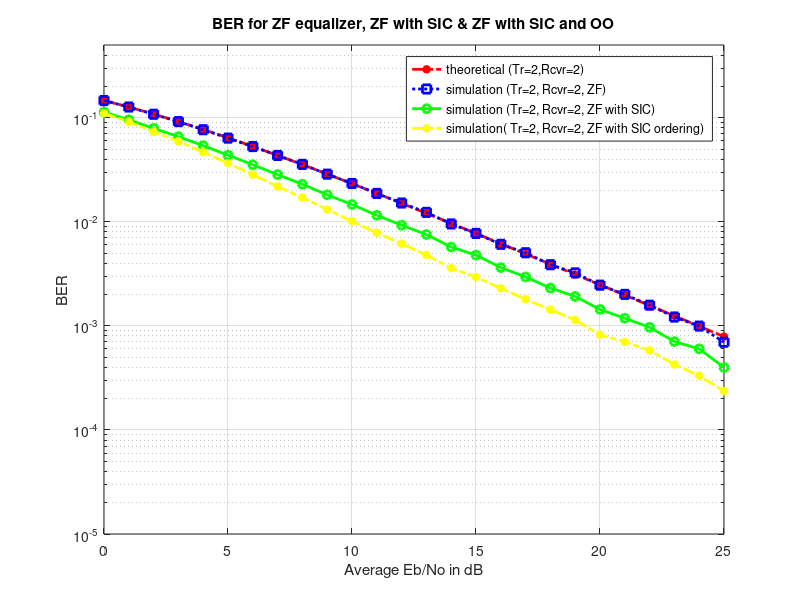

The MATLAB script that drew this image:
clear
N = 10^6; %Num of bits/Symbols
Eb_N0_dB =0:25; %Range of Eb/No values
Tr = 2;
Rcvr = 2;
for i = 1:length(Eb_N0_dB)

    %%%%%%%%%Transmitter
    input = rand(1,N)>0.5; %Generating a random sequence
    s = 2*input-1; %BPSK is being done such that 0 becomes -1 and 1 becomes 0

    Modu_sig = kron(s,ones(Rcvr,1)); 
    Modu_sig = reshape(Modu_sig,[Rcvr,Tr,N/Tr]); %grouping in [Rcvr,Tr,N/Tr ] matrix

    h = 1/sqrt(2)*(randn(Rcvr,Tr,N/Tr) + j*randn(Rcvr,Tr,N/Tr)); %Rayleigh channel
    n = 1/sqrt(2)*[randn(Rcvr,N/Tr) + j*randn(Rcvr,N/Tr)]; %white gaussian noise with 0 dB variance

    %%%%%%%%%%Noise being added to the channel
    y = squeeze(sum(h.*Modu_sig,2)) + 10^(-Eb_N0_dB(i)/20)*n;

    %%%%%%%%%%Receiver

    %Forming the Zero Forcing equalization matrix W = inv(H^H*H)*H^H
    
    %Inverse of a [2x2] matrix [a b; c d] = 1/(ad-bc)[d -b;-c a]
    Coeff_h = zeros(2,2,N/Tr)  ; 
    Coeff_h(1,1,:) = sum(h(:,2,:).*conj(h(:,2,:)),1);  %d term
    Coeff_h(2,2,:) = sum(h(:,1,:).*conj(h(:,1,:)),1);  %a term
    Coeff_h(2,1,:) = -sum(h(:,2,:).*conj(h(:,1,:)),1); %c term
    Coeff_h(1,2,:) = -sum(h(:,1,:).*conj(h(:,2,:)),1); %b term
    Den_h = ((Coeff_h(1,1,:).*Coeff_h(2,2,:)) - (Coeff_h(1,2,:).*Coeff_h(2,1,:))); %ad-bc term
    Den_h = reshape(kron(reshape(Den_h,1,N/Tr),ones(2,2)),2,2,N/Tr);  %formatting for division
    Inverse_h = Coeff_h./Den_h; %inv(H^H*H)

    Modu_h =  reshape(conj(h),Rcvr,N); %H^H operation
    
    Modu_out = kron(y,ones(1,2)); %formatting the received symbol for equalization
    Modu_out = sum(Modu_h.*Modu_out,1); %H^H * y 
    Modu_out =  kron(reshape(Modu_out,2,N/Tr),ones(1,2)); %formatting
    Hat_out = sum(reshape(Inverse_h,2,N).*Modu_out,1); %inv(H^H*H)*H^H*y
   
    %receiver - hard decision decoding
    inputhat_zf = real(Hat_out)>0;

    %counting the errors
    Error_zf(i) = size(find([input- inputhat_zf]),2);
    
    %%%%%%%%%%%%%%
    %receiver - hard decision decoding on second spatial dimension
    inputHat2SS = real(Hat_out(2:2:end))>0;
    inputHatMod2SS = 2*inputHat2SS-1;
    inputHatMod2SS = kron(inputHatMod2SS,ones(Rcvr,1));
    inputHatMod2SS = reshape(inputHatMod2SS,[Rcvr,1,N/Tr]);

    %new received symbol - removing the effect from second spatial dimension
    h2SS = h(:,2,:); %channel in the second spatial dimension
    r = y - squeeze(h2SS.*inputHatMod2SS);

    %maximal ratio combining - for symbol in the first spatial dimension
    h1SS = squeeze(h(:,1,:));
    yHat1SS = sum(conj(h1SS).*r,1)./sum(h1SS.*conj(h1SS),1);
    Hat_out(1:2:end) = yHat1SS;
    
    %receiver - hard decision decoding
    inputHat_zf_sic = real(Hat_out)>0;

    %counting the errors
    Error_zf_sic(i) = size(find([input- inputHat_zf_sic]),2);
    
    %%%%%%%%%%%%%%%%%%%%%%%%%%%%%%%%%%%%
    
    
    %Sorting the equalization matrix based on the channel power on each dimension
    %since the second spatial dimension is equalized first, the channel
    %with higher power assigned to second dimension
    normSS1 = squeeze(Coeff_h(2,2,:));
    normSS2 = squeeze(Coeff_h(1,1,:));
    sortIdx = find(normSS2 < normSS1);
   
    %sorting the H^H*H matrix 
    hCofSort = Coeff_h;
    hCofSort(2,2,sortIdx) = Coeff_h(1,1,sortIdx);
    hCofSort(1,1,sortIdx) = Coeff_h(2,2,sortIdx);
    hCofSort(1,2,sortIdx) = Coeff_h(2,1,sortIdx);
    hCofSort(2,1,sortIdx) = Coeff_h(1,2,sortIdx);
    Den_h = ((hCofSort(1,1,:).*hCofSort(2,2,:)) - (hCofSort(1,2,:).*hCofSort(2,1,:))); %ad-bc term
    Den_h = reshape(kron(reshape(Den_h,1,N/Tr),ones(2,2)),2,2,N/Tr);  %formatting for division
    hInvSort = hCofSort./Den_h; %inv(H^H*H)

    %sorting the H matrix
    hSort = h;
    hSort(:,2,sortIdx) = h(:,1,sortIdx);
    hSort(:,1,sortIdx) = h(:,2,sortIdx);

    %Equalization - Zero forcing
    hModSort =  reshape(conj(hSort),Rcvr,N); %H^H operation
    
    yModSort = kron(y,ones(1,2)); %formatting the received symbol for equalization
    yModSort = sum(hModSort.*yModSort,1); %H^H * y 
    yModSort =  kron(reshape(yModSort,2,N/Tr),ones(1,2)); %formatting
    yHatSort = sum(reshape(hInvSort,2,N).*yModSort,1); %inv(H^H*H)*H^H*y

    %receiver - hard decision decoding on second spatial dimension
    inputHat2SS = real(yHatSort(2:2:end))>0;
    inputHatMod2SS = 2*inputHat2SS-1;
    inputHatMod2SS = kron(inputHatMod2SS,ones(Rcvr,1));
    inputHatMod2SS = reshape(inputHatMod2SS,[Rcvr,1,N/Tr]);

    %new received symbol - removing the effect from second spatial dimension
    h2SS = hSort(:,2,:); %channel in the second spatial dimension
    r = y - squeeze(h2SS.*inputHatMod2SS);

    %maximal ratio combining - for symbol in the first spatial dimension
    h1SS = squeeze(hSort(:,1,:));
    yHat1SS = sum(conj(h1SS).*r,1)./sum(h1SS.*conj(h1SS),1);
    yHatSort(1:2:end) = yHat1SS;
  
    yHatSort = reshape(yHatSort,2,N/2) ;
    yHatSort(:,sortIdx) = flipud(yHatSort(:,sortIdx));
    yHat_zf_sic_oo = reshape(yHatSort,1,N);

    %receiver - hard decision decoding
     inputHat_zf_sic_oo = real(yHat_zf_sic_oo)>0;

    %counting the errors
    Error_zf_sic_oo(i) = size(find([input- inputHat_zf_sic_oo]),2);


end


BER1 = Error_zf/N; %simulated ber
BER2 = Error_zf_sic/N; %simulated ber
BER3 = Error_zf_sic_oo/N;
EbN0Lin = 10.^(Eb_N0_dB/10);
th_BER_Rcvr1 = 0.5.*(1-1*(1+1./EbN0Lin).^(-0.5)); 

close all
figure
semilogy(Eb_N0_dB,th_BER_Rcvr1,'-.r*','LineWidth',2);
hold on
semilogy(Eb_N0_dB,BER1,':bs','LineWidth',2);
hold on
semilogy(Eb_N0_dB,BER2,'-go','LineWidth',2);
hold on
semilogy(Eb_N0_dB,BER3,'-.y*','LineWidth',2);
hold on
axis([0 25 10^-5 0.5])
grid on
legend('theoretical (Tr=2,Rcvr=2)',  'simulation (Tr=2, Rcvr=2, ZF)','simulation (Tr=2, Rcvr=2, ZF with SIC)','simulation( Tr=2, Rcvr=2, ZF with SIC ordering)' );
xlabel('Average Eb/No in dB');
ylabel('BER');
title('BER for ZF equalizer, ZF with SIC & ZF with SIC and OO');